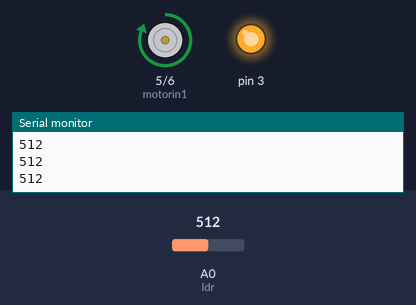
A sketch run on a simulated Arduino Uno, built with avr-gcc and run on an emulated ATmega328P. On the bench: motor-driver pin pairs drawn as motors (green arrow = first pin HIGH = forward, orange = second pin HIGH = backward, longer = more drive, scaled by the enable pin), output pins drawn as LEDs (lit = HIGH), the last lines printed to the serial monitor. Inputs (shaded band) come from the test bench; at power-on: A0 (ldr) = 512.

Above: at 1.2 s.
1.3 s: A0 (ldr) set to 307
2.8 s: A0 (ldr) set to 292
At 4.0 s:
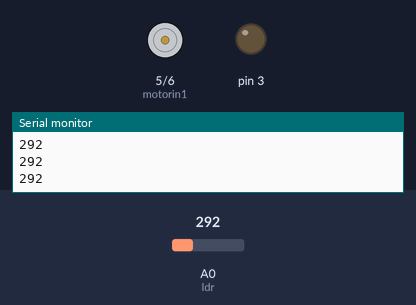
4.3 s: A0 (ldr) set to 306
At 5.3 s:
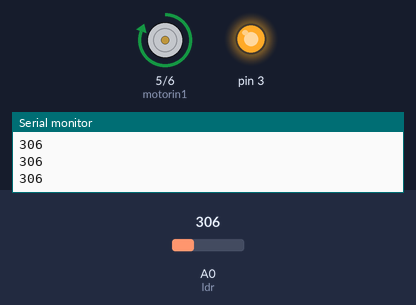
5.8 s: A0 (ldr) set to 290
At 6.5 s:
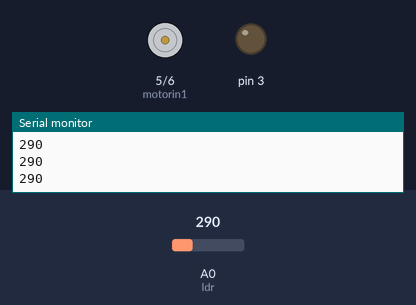
Timing chart, 0 to 8.3 s (numbered marks = the images above; inputs shaded):
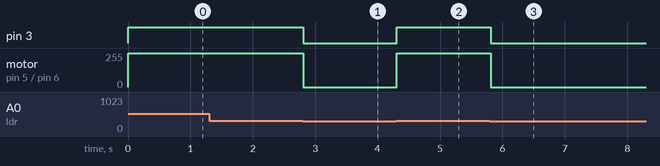

Measured:
- the behaviour switches between 300 and 299 on A0 (ldr) (found by bisection; images 0 and 1)
- after the input at 2.8 s, pin 3: HIGH → LOW at once; motor on pin 5 (motorin1) / pin 6 (motorin2): forward 255/255 → stopped at once
- after the input at 4.3 s, pin 3: LOW → HIGH at once; motor on pin 5 (motorin1) / pin 6 (motorin2): stopped → forward 255/255 at once
- after the input at 5.8 s, pin 3: HIGH → LOW at once; motor on pin 5 (motorin1) / pin 6 (motorin2): forward 255/255 → stopped at once

The sketch:

Rangkaian_Motor_1.ino
```cpp
int ldr = A0;
int datasensor;
int pinEnable = 4;
int motorin1 = 5;
int motorin2 = 6;


void setup()
{
  pinMode(ldr, INPUT);
  pinMode(3, OUTPUT);
  pinMode(pinEnable, OUTPUT);
  pinMode(motorin1, OUTPUT);
  pinMode(motorin2, OUTPUT);
  Serial.begin(9600);
}

void loop()
{
  datasensor = analogRead(ldr);
  Serial.println(datasensor);
  if(datasensor >= 300){
    digitalWrite(3, HIGH);
    digitalWrite(pinEnable, HIGH);
    digitalWrite(motorin1, HIGH);
    digitalWrite(motorin2, LOW);
  }
  else{
    digitalWrite(3, LOW);
    digitalWrite(motorin1, LOW);
    digitalWrite(motorin2, LOW);
  }
}
```
